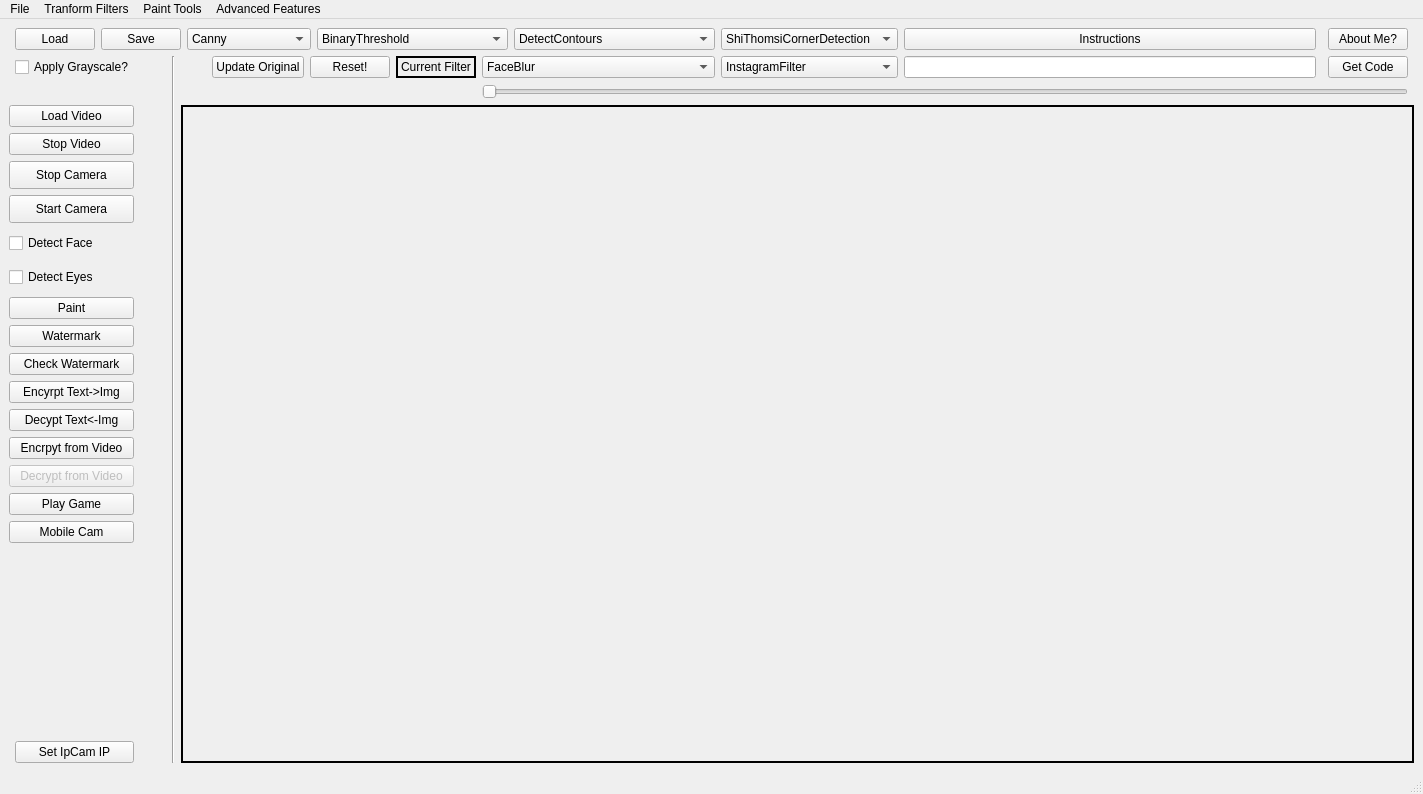
<?xml version="1.0" encoding="UTF-8"?>
<ui version="4.0">
 <class>MainWindow</class>
 <widget class="QMainWindow" name="MainWindow">
  <property name="geometry">
   <rect>
    <x>0</x>
    <y>0</y>
    <width>1423</width>
    <height>794</height>
   </rect>
  </property>
  <property name="windowTitle">
   <string>MainWindow</string>
  </property>
  <property name="windowIcon">
   <iconset>
    <normaloff>../icons/magic-wand.png</normaloff>../icons/magic-wand.png</iconset>
  </property>
  <property name="tabShape">
   <enum>QTabWidget::Rounded</enum>
  </property>
  <widget class="QWidget" name="centralwidget">
   <layout class="QGridLayout" name="gridLayout">
    <item row="0" column="11">
     <widget class="QPushButton" name="instructionButton">
      <property name="cursor">
       <cursorShape>PointingHandCursor</cursorShape>
      </property>
      <property name="text">
       <string>Instructions</string>
      </property>
     </widget>
    </item>
    <item row="1" column="8" colspan="2">
     <widget class="QComboBox" name="faceQComboBox">
      <item>
       <property name="text">
        <string>FaceBlur</string>
       </property>
      </item>
      <item>
       <property name="text">
        <string>FaceDetection</string>
       </property>
      </item>
      <item>
       <property name="text">
        <string>FaceAndEyeDetection</string>
       </property>
      </item>
      <item>
       <property name="text">
        <string>EyeDetection</string>
       </property>
      </item>
      <item>
       <property name="text">
        <string>FacialKeyPointExtraction</string>
       </property>
      </item>
      <item>
       <property name="text">
        <string>VideoBlur</string>
       </property>
      </item>
      <item>
       <property name="text">
        <string>VideoBlurStop</string>
       </property>
      </item>
     </widget>
    </item>
    <item row="0" column="13">
     <widget class="QPushButton" name="aboutButton">
      <property name="cursor">
       <cursorShape>PointingHandCursor</cursorShape>
      </property>
      <property name="text">
       <string>About Me?</string>
      </property>
     </widget>
    </item>
    <item row="1" column="1">
     <widget class="QCheckBox" name="grayCheck">
      <property name="text">
       <string>Apply Grayscale?</string>
      </property>
     </widget>
    </item>
    <item row="1" column="7">
     <widget class="QLabel" name="displayFilter">
      <property name="frameShape">
       <enum>QFrame::WinPanel</enum>
      </property>
      <property name="text">
       <string>Current Filter</string>
      </property>
     </widget>
    </item>
    <item row="6" column="1">
     <widget class="QPushButton" name="ipCamIpButton">
      <property name="text">
       <string>Set IpCam IP</string>
      </property>
     </widget>
    </item>
    <item row="1" column="6">
     <widget class="QPushButton" name="resetButton">
      <property name="cursor">
       <cursorShape>PointingHandCursor</cursorShape>
      </property>
      <property name="text">
       <string>Reset!</string>
      </property>
     </widget>
    </item>
    <item row="1" column="13">
     <widget class="QPushButton" name="getCodeButton">
      <property name="text">
       <string>Get Code</string>
      </property>
     </widget>
    </item>
    <item row="2" column="8" colspan="6">
     <widget class="QSlider" name="slider">
      <property name="cursor">
       <cursorShape>PointingHandCursor</cursorShape>
      </property>
      <property name="orientation">
       <enum>Qt::Horizontal</enum>
      </property>
     </widget>
    </item>
    <item row="1" column="11">
     <widget class="QLineEdit" name="lineEditSliderValue"/>
    </item>
    <item row="1" column="10">
     <widget class="QComboBox" name="instaFiltersQComboBox">
      <item>
       <property name="text">
        <string>InstagramFilter</string>
       </property>
      </item>
      <item>
       <property name="text">
        <string>Cartoonish</string>
       </property>
      </item>
      <item>
       <property name="text">
        <string>PutGlasses</string>
       </property>
      </item>
      <item>
       <property name="text">
        <string>RandomFilter</string>
       </property>
      </item>
     </widget>
    </item>
    <item row="1" column="5">
     <widget class="QPushButton" name="updateOriginal">
      <property name="text">
       <string>Update Original</string>
      </property>
     </widget>
    </item>
    <item row="0" column="0" rowspan="2">
     <widget class="Line" name="line">
      <property name="cursor">
       <cursorShape>ArrowCursor</cursorShape>
      </property>
      <property name="orientation">
       <enum>Qt::Horizontal</enum>
      </property>
     </widget>
    </item>
    <item row="0" column="1" colspan="8">
     <layout class="QHBoxLayout" name="horizontalLayout_2">
      <item>
       <layout class="QHBoxLayout" name="horizontalLayout">
        <item>
         <widget class="QPushButton" name="loadButton">
          <property name="cursor">
           <cursorShape>PointingHandCursor</cursorShape>
          </property>
          <property name="mouseTracking">
           <bool>true</bool>
          </property>
          <property name="text">
           <string>Load</string>
          </property>
         </widget>
        </item>
        <item>
         <widget class="QPushButton" name="saveButton">
          <property name="cursor">
           <cursorShape>PointingHandCursor</cursorShape>
          </property>
          <property name="text">
           <string>Save</string>
          </property>
         </widget>
        </item>
        <item>
         <widget class="QComboBox" name="filters">
          <property name="cursor">
           <cursorShape>PointingHandCursor</cursorShape>
          </property>
          <property name="editable">
           <bool>false</bool>
          </property>
          <property name="currentText">
           <string>Canny</string>
          </property>
          <property name="currentIndex">
           <number>0</number>
          </property>
          <item>
           <property name="text">
            <string>Canny</string>
           </property>
          </item>
          <item>
           <property name="text">
            <string>ColorSwap</string>
           </property>
          </item>
          <item>
           <property name="text">
            <string>Grayscale</string>
           </property>
          </item>
          <item>
           <property name="text">
            <string>GaussianBlur</string>
           </property>
          </item>
          <item>
           <property name="text">
            <string>MedianFilter</string>
           </property>
          </item>
          <item>
           <property name="text">
            <string>BilateralFilter</string>
           </property>
          </item>
          <item>
           <property name="text">
            <string>Noising</string>
           </property>
          </item>
          <item>
           <property name="text">
            <string>Denoising</string>
           </property>
          </item>
          <item>
           <property name="text">
            <string>Rotate</string>
           </property>
          </item>
          <item>
           <property name="text">
            <string>ScaleUp</string>
           </property>
          </item>
          <item>
           <property name="text">
            <string>ScaleDown</string>
           </property>
          </item>
          <item>
           <property name="text">
            <string>InvertHorizontally</string>
           </property>
          </item>
          <item>
           <property name="text">
            <string>InvertVertically</string>
           </property>
          </item>
         </widget>
        </item>
        <item>
         <widget class="QComboBox" name="thresholds">
          <item>
           <property name="text">
            <string>BinaryThreshold</string>
           </property>
          </item>
          <item>
           <property name="text">
            <string>BinaryInverseThreshold</string>
           </property>
          </item>
          <item>
           <property name="text">
            <string>TozeroThreshold</string>
           </property>
          </item>
          <item>
           <property name="text">
            <string>TozeroThresholdInverse</string>
           </property>
          </item>
          <item>
           <property name="text">
            <string>TruncThreshold</string>
           </property>
          </item>
          <item>
           <property name="text">
            <string>AdaptiveThreshold_Mean_C</string>
           </property>
          </item>
          <item>
           <property name="text">
            <string>AdaptiveThreshold_Gaussian</string>
           </property>
          </item>
          <item>
           <property name="text">
            <string>OtsuThreshold</string>
           </property>
          </item>
         </widget>
        </item>
       </layout>
      </item>
     </layout>
    </item>
    <item row="0" column="9">
     <widget class="QComboBox" name="imageProcessingQComboBox">
      <item>
       <property name="text">
        <string>DetectContours</string>
       </property>
      </item>
      <item>
       <property name="text">
        <string>PrintCurrentContours</string>
       </property>
      </item>
      <item>
       <property name="text">
        <string>GetHistogram</string>
       </property>
      </item>
      <item>
       <property name="text">
        <string>Get2DHistogram</string>
       </property>
      </item>
      <item>
       <property name="text">
        <string>HoughLineTransform</string>
       </property>
      </item>
      <item>
       <property name="text">
        <string>InteractiveGrabcut(To Be Done)</string>
       </property>
      </item>
     </widget>
    </item>
    <item row="0" column="10">
     <widget class="QComboBox" name="cornerDetectionQComboBox">
      <item>
       <property name="text">
        <string>ShiThomsiCornerDetection</string>
       </property>
      </item>
      <item>
       <property name="text">
        <string>FASTCornerDetection</string>
       </property>
      </item>
      <item>
       <property name="text">
        <string>harrisonCornerDetection</string>
       </property>
      </item>
     </widget>
    </item>
    <item row="1" column="3" rowspan="6">
     <widget class="Line" name="line_2">
      <property name="orientation">
       <enum>Qt::Vertical</enum>
      </property>
     </widget>
    </item>
    <item row="3" column="4" rowspan="4" colspan="11">
     <widget class="QLabel" name="imageLabel">
      <property name="frameShape">
       <enum>QFrame::WinPanel</enum>
      </property>
      <property name="frameShadow">
       <enum>QFrame::Plain</enum>
      </property>
      <property name="text">
       <string/>
      </property>
     </widget>
    </item>
    <item row="4" column="0" colspan="2">
     <layout class="QVBoxLayout" name="verticalLayout_2">
      <item>
       <widget class="QPushButton" name="paint2Button">
        <property name="sizePolicy">
         <sizepolicy hsizetype="Minimum" vsizetype="Preferred">
          <horstretch>0</horstretch>
          <verstretch>0</verstretch>
         </sizepolicy>
        </property>
        <property name="text">
         <string>Paint</string>
        </property>
       </widget>
      </item>
      <item>
       <widget class="QPushButton" name="watermarkImage">
        <property name="sizePolicy">
         <sizepolicy hsizetype="Minimum" vsizetype="Preferred">
          <horstretch>0</horstretch>
          <verstretch>0</verstretch>
         </sizepolicy>
        </property>
        <property name="text">
         <string>Watermark</string>
        </property>
       </widget>
      </item>
      <item>
       <widget class="QPushButton" name="checkWatermarkButton">
        <property name="sizePolicy">
         <sizepolicy hsizetype="Minimum" vsizetype="Preferred">
          <horstretch>0</horstretch>
          <verstretch>0</verstretch>
         </sizepolicy>
        </property>
        <property name="text">
         <string>Check Watermark</string>
        </property>
       </widget>
      </item>
      <item>
       <widget class="QPushButton" name="encryptData">
        <property name="sizePolicy">
         <sizepolicy hsizetype="Minimum" vsizetype="Preferred">
          <horstretch>0</horstretch>
          <verstretch>0</verstretch>
         </sizepolicy>
        </property>
        <property name="text">
         <string>Encyrpt Text-&gt;Img</string>
        </property>
       </widget>
      </item>
      <item>
       <widget class="QPushButton" name="decryptData">
        <property name="sizePolicy">
         <sizepolicy hsizetype="Minimum" vsizetype="Preferred">
          <horstretch>0</horstretch>
          <verstretch>0</verstretch>
         </sizepolicy>
        </property>
        <property name="text">
         <string>Decypt Text&lt;-Img</string>
        </property>
       </widget>
      </item>
      <item>
       <widget class="QPushButton" name="encryptButton">
        <property name="text">
         <string>Encrpyt from Video</string>
        </property>
       </widget>
      </item>
      <item>
       <widget class="QPushButton" name="decryptButton">
        <property name="enabled">
         <bool>false</bool>
        </property>
        <property name="text">
         <string>Decrypt from Video</string>
        </property>
       </widget>
      </item>
      <item>
       <widget class="QPushButton" name="playButton">
        <property name="sizePolicy">
         <sizepolicy hsizetype="Minimum" vsizetype="Preferred">
          <horstretch>0</horstretch>
          <verstretch>0</verstretch>
         </sizepolicy>
        </property>
        <property name="text">
         <string>Play Game</string>
        </property>
       </widget>
      </item>
      <item>
       <widget class="QPushButton" name="mobileCamButton">
        <property name="text">
         <string>Mobile Cam</string>
        </property>
       </widget>
      </item>
     </layout>
    </item>
    <item row="3" column="0" colspan="2">
     <layout class="QVBoxLayout" name="verticalLayout">
      <item>
       <widget class="QPushButton" name="loadVideoButton">
        <property name="text">
         <string>Load Video</string>
        </property>
       </widget>
      </item>
      <item>
       <widget class="QPushButton" name="stopVideoButton">
        <property name="text">
         <string>Stop Video</string>
        </property>
       </widget>
      </item>
      <item>
       <widget class="QPushButton" name="camButtonStop">
        <property name="sizePolicy">
         <sizepolicy hsizetype="Minimum" vsizetype="Preferred">
          <horstretch>0</horstretch>
          <verstretch>0</verstretch>
         </sizepolicy>
        </property>
        <property name="text">
         <string>Stop Camera</string>
        </property>
       </widget>
      </item>
      <item>
       <widget class="QPushButton" name="camButtonStart">
        <property name="sizePolicy">
         <sizepolicy hsizetype="Minimum" vsizetype="Preferred">
          <horstretch>0</horstretch>
          <verstretch>0</verstretch>
         </sizepolicy>
        </property>
        <property name="text">
         <string>Start Camera</string>
        </property>
       </widget>
      </item>
      <item>
       <widget class="QCheckBox" name="detectFaceCheckbox">
        <property name="sizePolicy">
         <sizepolicy hsizetype="Minimum" vsizetype="Preferred">
          <horstretch>0</horstretch>
          <verstretch>0</verstretch>
         </sizepolicy>
        </property>
        <property name="text">
         <string>Detect Face</string>
        </property>
       </widget>
      </item>
      <item>
       <widget class="QCheckBox" name="detectEye">
        <property name="sizePolicy">
         <sizepolicy hsizetype="Minimum" vsizetype="Preferred">
          <horstretch>0</horstretch>
          <verstretch>0</verstretch>
         </sizepolicy>
        </property>
        <property name="text">
         <string>Detect Eyes</string>
        </property>
       </widget>
      </item>
     </layout>
    </item>
   </layout>
  </widget>
  <widget class="QMenuBar" name="mainMenu">
   <property name="geometry">
    <rect>
     <x>0</x>
     <y>0</y>
     <width>1423</width>
     <height>22</height>
    </rect>
   </property>
   <widget class="QMenu" name="Filters">
    <property name="title">
     <string>Tranform Filters</string>
    </property>
    <widget class="QMenu" name="MorphTransforms">
     <property name="cursor">
      <cursorShape>PointingHandCursor</cursorShape>
     </property>
     <property name="title">
      <string>MorphTransform</string>
     </property>
     <property name="icon">
      <iconset>
       <normaloff>icons/couple-of-arrows-changing-places.png</normaloff>icons/couple-of-arrows-changing-places.png</iconset>
     </property>
     <addaction name="actionDilate"/>
     <addaction name="actionErode"/>
     <addaction name="actionMorphological_Gradient"/>
     <addaction name="actionTop_Hat"/>
     <addaction name="actionBlack_Hat"/>
     <addaction name="actionClosing"/>
     <addaction name="actionOpening"/>
    </widget>
    <addaction name="MorphTransforms"/>
    <addaction name="actionHough_Transforms"/>
    <addaction name="actionFourier_Transform"/>
    <addaction name="actionCosine_Transform"/>
    <addaction name="actionHistograms"/>
    <addaction name="actionContours"/>
   </widget>
   <widget class="QMenu" name="menuFile">
    <property name="cursor">
     <cursorShape>PointingHandCursor</cursorShape>
    </property>
    <property name="title">
     <string>File</string>
    </property>
    <addaction name="actionLoad"/>
    <addaction name="actionSave"/>
    <addaction name="actionExit"/>
   </widget>
   <widget class="QMenu" name="menuPaint_Tools">
    <property name="title">
     <string>Paint Tools</string>
    </property>
    <widget class="QMenu" name="menuBrushSize">
     <property name="title">
      <string>BrushSize</string>
     </property>
     <property name="icon">
      <iconset>
       <normaloff>icons/screenshot.png</normaloff>icons/screenshot.png</iconset>
     </property>
     <addaction name="action2px"/>
     <addaction name="action3px"/>
     <addaction name="action4px"/>
     <addaction name="action5px"/>
     <addaction name="action7px"/>
     <addaction name="action10px"/>
    </widget>
    <widget class="QMenu" name="menuBrushColor">
     <property name="title">
      <string>BrushColor</string>
     </property>
     <property name="icon">
      <iconset>
       <normaloff>icons/edit-interface-sign.png</normaloff>icons/edit-interface-sign.png</iconset>
     </property>
     <addaction name="actionRed"/>
     <addaction name="actionBlack"/>
     <addaction name="actionGreen"/>
     <addaction name="actionBlue"/>
     <addaction name="actionYellow"/>
    </widget>
    <widget class="QMenu" name="menuBrushShape">
     <property name="enabled">
      <bool>false</bool>
     </property>
     <property name="title">
      <string>BrushShape</string>
     </property>
     <property name="icon">
      <iconset>
       <normaloff>icons/three-small-square-shapes.png</normaloff>icons/three-small-square-shapes.png</iconset>
     </property>
     <addaction name="actionRound"/>
     <addaction name="actionRectangle"/>
     <addaction name="actionEllipse"/>
     <addaction name="actionMore"/>
    </widget>
    <addaction name="menuBrushSize"/>
    <addaction name="menuBrushColor"/>
    <addaction name="menuBrushShape"/>
    <addaction name="actionBrushHardness"/>
    <addaction name="actionClear_Window"/>
   </widget>
   <widget class="QMenu" name="menuAdvanced_Features">
    <property name="title">
     <string>Advanced Features</string>
    </property>
    <addaction name="actionFaceDetection"/>
    <addaction name="actionVideo_Analysis"/>
    <addaction name="actionObject_Detection"/>
    <addaction name="actionSIFTDetector"/>
    <addaction name="actionBRIEFDetector"/>
    <addaction name="actionORBDetector"/>
    <addaction name="actionFeatureMatching"/>
    <addaction name="actionHomographyForObjectDetection"/>
   </widget>
   <addaction name="menuFile"/>
   <addaction name="Filters"/>
   <addaction name="menuPaint_Tools"/>
   <addaction name="menuAdvanced_Features"/>
  </widget>
  <widget class="QStatusBar" name="statusbar"/>
  <action name="actionDilate">
   <property name="icon">
    <iconset>
     <normaloff>icons/increase-size-option.png</normaloff>icons/increase-size-option.png</iconset>
   </property>
   <property name="text">
    <string>Dilate</string>
   </property>
  </action>
  <action name="actionErode">
   <property name="icon">
    <iconset>
     <normaloff>icons/increase-size-option.png</normaloff>icons/increase-size-option.png</iconset>
   </property>
   <property name="text">
    <string>Erode</string>
   </property>
  </action>
  <action name="actionTop_Hat">
   <property name="icon">
    <iconset>
     <normaloff>icons/increase-size-option.png</normaloff>icons/increase-size-option.png</iconset>
   </property>
   <property name="text">
    <string>Top Hat</string>
   </property>
  </action>
  <action name="actionBlack_Hat">
   <property name="icon">
    <iconset>
     <normaloff>icons/increase-size-option.png</normaloff>icons/increase-size-option.png</iconset>
   </property>
   <property name="text">
    <string>Black Hat</string>
   </property>
  </action>
  <action name="actionClosing">
   <property name="icon">
    <iconset>
     <normaloff>icons/increase-size-option.png</normaloff>icons/increase-size-option.png</iconset>
   </property>
   <property name="text">
    <string>Closing</string>
   </property>
  </action>
  <action name="actionOpening">
   <property name="icon">
    <iconset>
     <normaloff>icons/increase-size-option.png</normaloff>icons/increase-size-option.png</iconset>
   </property>
   <property name="text">
    <string>Opening</string>
   </property>
  </action>
  <action name="actionMorphological_Gradient">
   <property name="icon">
    <iconset>
     <normaloff>icons/increase-size-option.png</normaloff>icons/increase-size-option.png</iconset>
   </property>
   <property name="text">
    <string>MorphGradient</string>
   </property>
  </action>
  <action name="actionBrushHardness">
   <property name="enabled">
    <bool>false</bool>
   </property>
   <property name="icon">
    <iconset>
     <normaloff>icons/legal-hammer.png</normaloff>icons/legal-hammer.png</iconset>
   </property>
   <property name="text">
    <string>BrushHardness</string>
   </property>
  </action>
  <action name="action3px">
   <property name="text">
    <string>3px</string>
   </property>
  </action>
  <action name="action4px">
   <property name="text">
    <string>4px</string>
   </property>
  </action>
  <action name="action5px">
   <property name="text">
    <string>5px</string>
   </property>
  </action>
  <action name="action7px">
   <property name="text">
    <string>7px</string>
   </property>
  </action>
  <action name="action10px">
   <property name="text">
    <string>10px</string>
   </property>
  </action>
  <action name="actionRed">
   <property name="icon">
    <iconset>
     <normaloff>icons/red.png</normaloff>icons/red.png</iconset>
   </property>
   <property name="text">
    <string>Red</string>
   </property>
  </action>
  <action name="actionBlack">
   <property name="icon">
    <iconset>
     <normaloff>icons/black1.png</normaloff>icons/black1.png</iconset>
   </property>
   <property name="text">
    <string>Black</string>
   </property>
  </action>
  <action name="actionGreen">
   <property name="icon">
    <iconset>
     <normaloff>icons/green.png</normaloff>icons/green.png</iconset>
   </property>
   <property name="text">
    <string>Green</string>
   </property>
  </action>
  <action name="actionBlue">
   <property name="icon">
    <iconset>
     <normaloff>icons/blue.png</normaloff>icons/blue.png</iconset>
   </property>
   <property name="text">
    <string>Blue</string>
   </property>
  </action>
  <action name="actionYellow">
   <property name="icon">
    <iconset>
     <normaloff>icons/yellow.png</normaloff>icons/yellow.png</iconset>
   </property>
   <property name="text">
    <string>Yellow</string>
   </property>
  </action>
  <action name="actionRound">
   <property name="text">
    <string>Round</string>
   </property>
  </action>
  <action name="actionRectangle">
   <property name="text">
    <string>Rectangle</string>
   </property>
  </action>
  <action name="actionEllipse">
   <property name="text">
    <string>Ellipse</string>
   </property>
  </action>
  <action name="actionMore">
   <property name="text">
    <string>More</string>
   </property>
  </action>
  <action name="action2px">
   <property name="text">
    <string>2px</string>
   </property>
  </action>
  <action name="actionClear_Window">
   <property name="text">
    <string>Clear Window</string>
   </property>
  </action>
  <action name="actionLoad">
   <property name="icon">
    <iconset>
     <normaloff>icons/screenshot.png</normaloff>icons/screenshot.png</iconset>
   </property>
   <property name="text">
    <string>Load</string>
   </property>
  </action>
  <action name="actionSave">
   <property name="icon">
    <iconset>
     <normaloff>icons/cloud-storage-uploading-option.png</normaloff>icons/cloud-storage-uploading-option.png</iconset>
   </property>
   <property name="text">
    <string>Save As</string>
   </property>
  </action>
  <action name="actionExit">
   <property name="icon">
    <iconset>
     <normaloff>icons/power-button-off.png</normaloff>icons/power-button-off.png</iconset>
   </property>
   <property name="text">
    <string>Exit</string>
   </property>
  </action>
  <action name="actionHough_Transforms">
   <property name="enabled">
    <bool>false</bool>
   </property>
   <property name="text">
    <string>Hough Transforms</string>
   </property>
  </action>
  <action name="actionFaceDetection">
   <property name="enabled">
    <bool>true</bool>
   </property>
   <property name="text">
    <string>Face Detection(Image Only)</string>
   </property>
  </action>
  <action name="actionHarris_Corner_Detection">
   <property name="enabled">
    <bool>true</bool>
   </property>
   <property name="text">
    <string>Harris Corner Detection</string>
   </property>
  </action>
  <action name="actionShi_Tomasi_Corner_Detection">
   <property name="enabled">
    <bool>true</bool>
   </property>
   <property name="text">
    <string>Shi-Tomasi Corner Detection</string>
   </property>
  </action>
  <action name="actionFAST_Corner_Detection">
   <property name="enabled">
    <bool>true</bool>
   </property>
   <property name="text">
    <string>FAST Corner Detection</string>
   </property>
  </action>
  <action name="actionVideo_Analysis">
   <property name="enabled">
    <bool>false</bool>
   </property>
   <property name="text">
    <string>Video Analysis</string>
   </property>
  </action>
  <action name="actionObject_Detection">
   <property name="enabled">
    <bool>false</bool>
   </property>
   <property name="text">
    <string>Object Detection</string>
   </property>
  </action>
  <action name="actionFourier_Transform">
   <property name="enabled">
    <bool>false</bool>
   </property>
   <property name="text">
    <string>Fourier Transform</string>
   </property>
  </action>
  <action name="actionCosine_Transform">
   <property name="enabled">
    <bool>false</bool>
   </property>
   <property name="text">
    <string>Cosine Transform</string>
   </property>
  </action>
  <action name="actionHistograms">
   <property name="enabled">
    <bool>false</bool>
   </property>
   <property name="text">
    <string>Histograms</string>
   </property>
  </action>
  <action name="actionContours">
   <property name="enabled">
    <bool>false</bool>
   </property>
   <property name="text">
    <string>Contours</string>
   </property>
  </action>
  <action name="actionSIFTDetector">
   <property name="text">
    <string>SIFTDetector</string>
   </property>
  </action>
  <action name="actionBRIEFDetector">
   <property name="text">
    <string>BRIEFDetector</string>
   </property>
  </action>
  <action name="actionORBDetector">
   <property name="text">
    <string>ORBDetector</string>
   </property>
  </action>
  <action name="actionFeatureMatching">
   <property name="text">
    <string>FeatureMatching</string>
   </property>
  </action>
  <action name="actionHomographyForObjectDetection">
   <property name="text">
    <string>HomographyForObjectDetection</string>
   </property>
  </action>
 </widget>
 <resources/>
 <connections/>
</ui>
